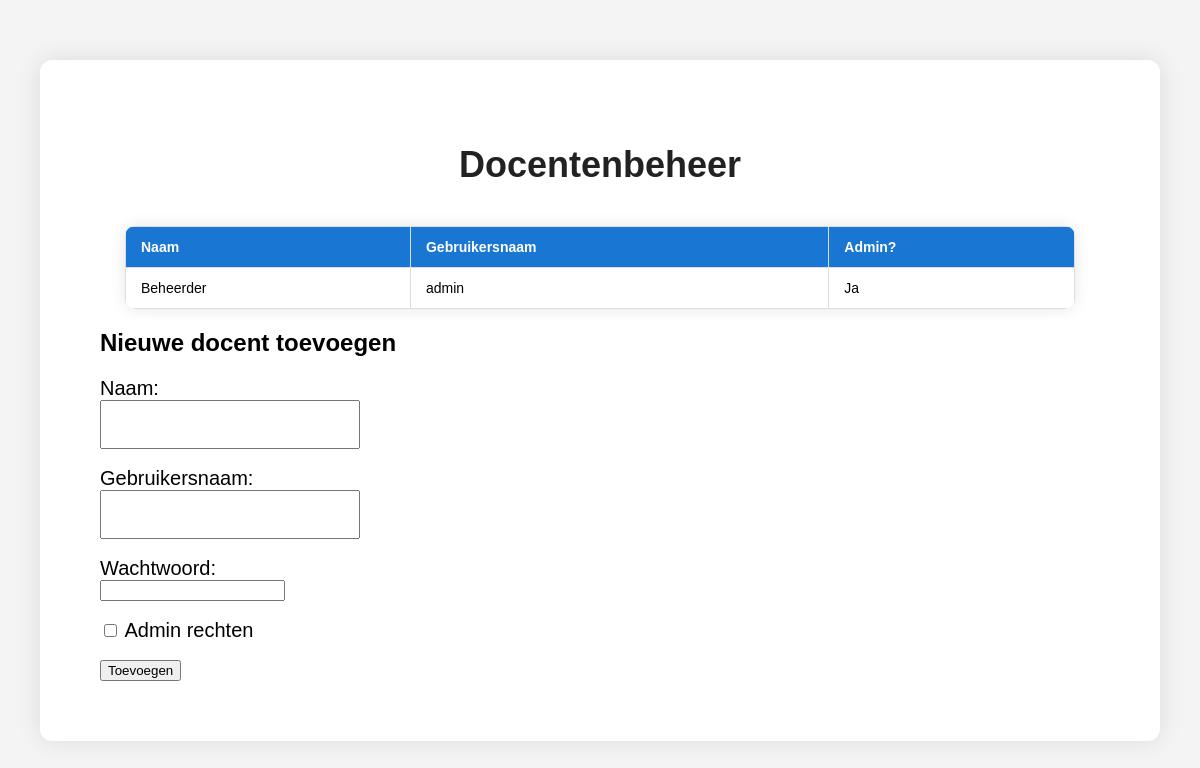
Before: /admin/teachers (signed in) with the older database file.
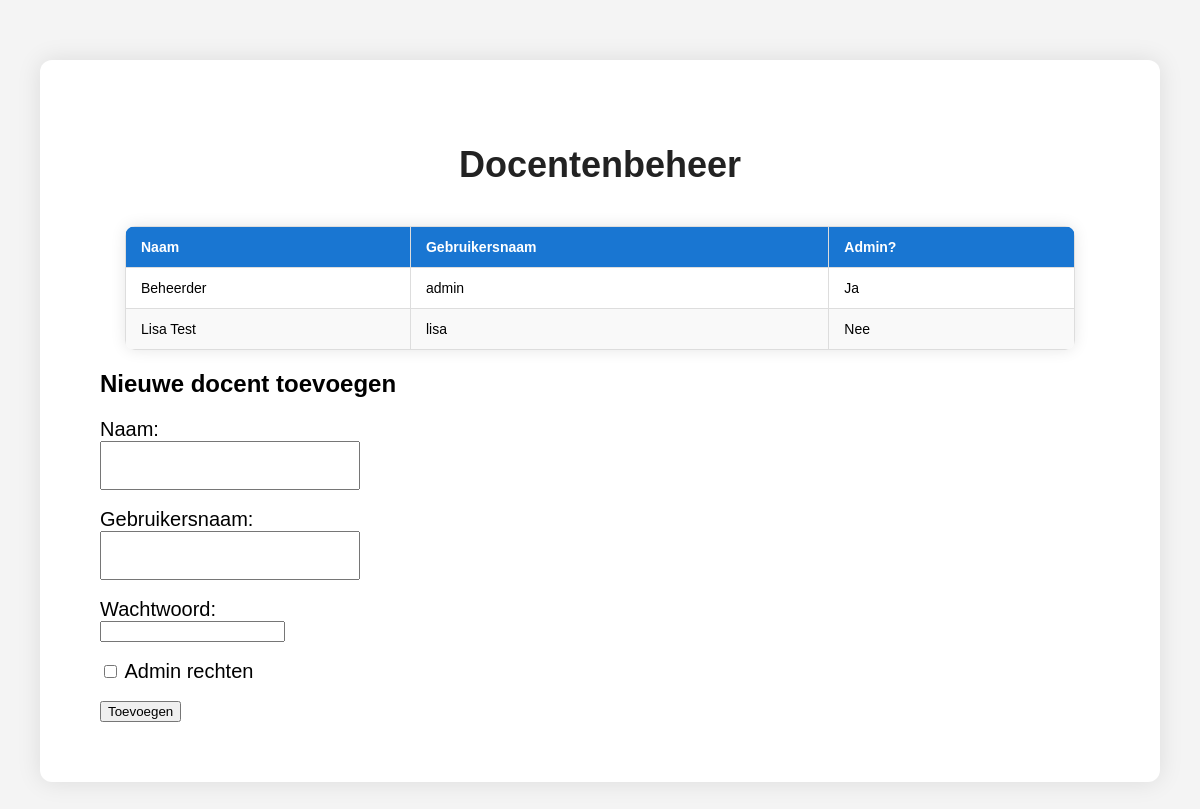
After: the same page with the newer database file.
### app/models.py (models this page shows, shortened)
class Teacher(db.Model):
    __tablename__ = 'teachers'
    id = db.Column(db.Integer, primary_key=True)
    name = db.Column(db.String(100), nullable=False)
    username = db.Column(db.String(80), unique=True, nullable=False)
    password_hash = db.Column(db.String(128), nullable=False)
    is_admin = db.Column(db.Boolean, default=False)

### app/views/admin.py (the view)
@admin_bp.route('/teachers')
@login_required
def manage_teachers():
    if not session.get('is_admin'):
        flash("Alleen admins mogen docenten beheren.", "danger")
        return redirect(url_for('admin.dashboard'))
    teachers = Teacher.query.all()
    return render_template('admin/teachers.html', teachers=teachers)

### app/views/admin.py (called while the page is built)
def login_required(view_func):
    @wraps(view_func)
    def wrapper(*args, **kwargs):
        if 'teacher_id' not in session:
            flash("Log eerst in om toegang te krijgen.", "warning")
            return redirect(url_for('auth.login'))
        return view_func(*args, **kwargs)
    return wrapper

### app/templates/admin/teachers.html (shortened to what this page needs)
<!DOCTYPE html>
<html>
  <head>
    <link
      rel="stylesheet"
      href="{{ url_for('static', filename='style.css') }}"
    />
  </head>
  <body class="teacher-page">
    <div class="container">
      <h1>Docentenbeheer</h1>
      <table>
        <thead>
          <tr>
            <th>Naam</th>
            <th>Gebruikersnaam</th>
            <th>Admin?</th>
          </tr>
        </thead>
        <tbody>
          {% for teacher in teachers %}
          <tr>
            <td>{{ teacher.name }}</td>
            <td>{{ teacher.username }}</td>
            <td>{{ "Ja" if teacher.is_admin else "Nee" }}</td>
          </tr>
          {% endfor %}
        </tbody>
      </table>
      <h2>Nieuwe docent toevoegen</h2>
      <form method="POST" action="{{ url_for('admin.add_teacher') }}">
        <label>Naam:</label><br />
        <input type="text" name="name" required /><br /><br />
        <label>Gebruikersnaam:</label><br />
        <input type="text" name="username" required /><br /><br />
        <label>Wachtwoord:</label><br />
        <input type="password" name="password" required /><br /><br />
        <label>
          <input type="checkbox" name="is_admin" />
          Admin rechten </label
        ><br /><br />
        <button type="submit">Toevoegen</button>
      </form>
    </div>
  </body>
</html>

### app/static/style.css (style rules this page uses)
body { font-family: Arial, sans-serif; background-color: #f4f4f4; margin: 0; padding: 20px; }
.container { max-width: 1000px; margin: 40px auto; background: white; padding: 60px; border-radius: 12px; box-shadow: 0 0 25px rgba(0, 0, 0, 0.1); }
h1 { text-align: center; font-size: 36px; margin-bottom: 40px; color: #222; }
label, .statement-label, .statement-text, .progress-text { font-size: 20px; }
input[type="text"] { font-size: 18px; padding: 12px; }
button { transition: background-color 0.2s, transform 0.1s; }
.teacher-page table { width: 95%; margin: auto; border-collapse: collapse; background: white; box-shadow: 0 0 15px rgba(0,0,0,0.1); border-radius: 10px; overflow: hidden; }
.teacher-page th, .teacher-page td { border: 1px solid #ddd; padding: 12px 15px; text-align: left; font-size: 14px; }
.teacher-page th { background-color: #1976d2; color: white; }
.teacher-page tr:nth-child(even) { background-color: #f9f9f9; }
th { cursor: pointer; position: relative; }

Changed rows visible on the page:
added Teacher: name "Lisa Test", username "lisa", is_admin "Nee"
